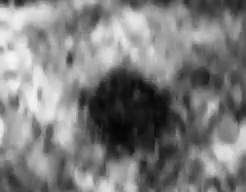
#> input picture Algorithms/Single/RegionGrowing/Images/strain.jpg, 246 x 192 px, found by its file name
$ python region_growing_3.py
#> lines starting #> are read from the running program, lines starting #| are printed output that depends on the picture
import numpy as np
# OpenCV
import cv2
# To Read Folder of images
from os import listdir
# To Join the paths
from os.path import isfile, join
# To store DiceCoefficient of all images in Excel
import pandas as pd

def on_mouse(event, x, y, flags, params):
    if event == cv2.EVENT_LBUTTONDOWN:
        print('Seed: ' + str(x) + ', ' + str(y))
    clicks.append((y, x))

# Region Growing Segmentation
def RegionGrowing(portion, epsilon):
     output = np.zeros(np.shape(orginalImg), dtype=np.uint8)
     output[x][y] = 255
     while len(portion) > 0:
          xcd = portion[0][0]
          ycd = portion[0][1]
          for i in range(-1, 2):
               for j in range(-1, 2):
                    absDiff = abs(int(cen_pix) - int(orginalImg[xcd + i][ycd + j]))
                    if (i != 0 or j != 0) and output[xcd + i][ycd + j] != 255 and absDiff < epsilon:
                         output[xcd + i][ycd + j] = 255
                         portion.append([xcd + i, ycd + j])
          portion.pop(0)
     return output

# Function to remove the smallest objects using cca and only show the biggest one
def RemoveUnwantedRegions(output):
    new_img = np.zeros_like(output)
    for val in np.unique(output)[1:]:
        mask = np.uint8(output == val)  # step 3
        labels, stats = cv2.connectedComponentsWithStats(mask, 5)[1:3]
        largest_label = 1 + np.argmax(stats[1:, cv2.CC_STAT_AREA])
        new_img[labels == largest_label] = val
    return new_img

image = "/Users/areeq_hasan/Documents/GitHub/size-discrepancy-classifier/Algorithms/Single/RegionGrowing/Images/strain.jpg"

clicks = []
orginalImg = cv2.imread(image, 0)
#> orginalImg is the input picture: shape (192, 246); min 5, max 248, mean 125.3
# cv2.imshow('Original Image', orginalImg)
kernel = np.ones((9, 9), np.uint8)
orginalImg = cv2.morphologyEx(orginalImg, cv2.MORPH_CLOSE, kernel, iterations=1)
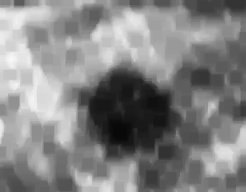
#> orginalImg: shape (192, 246); min 9, max 248, mean 131.3
orginalImg = cv2.medianBlur(orginalImg, 19)
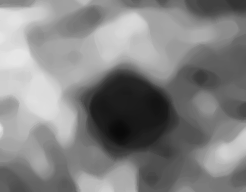
#> orginalImg: shape (192, 246); min 10, max 231, mean 130.8
cv2.namedWindow('Input')
cv2.setMouseCallback('Input', on_mouse, 0, )
cv2.imshow('Input', orginalImg)
cv2.waitKey()
#> (the run stopped early here; a loop or call above may not have finished)
